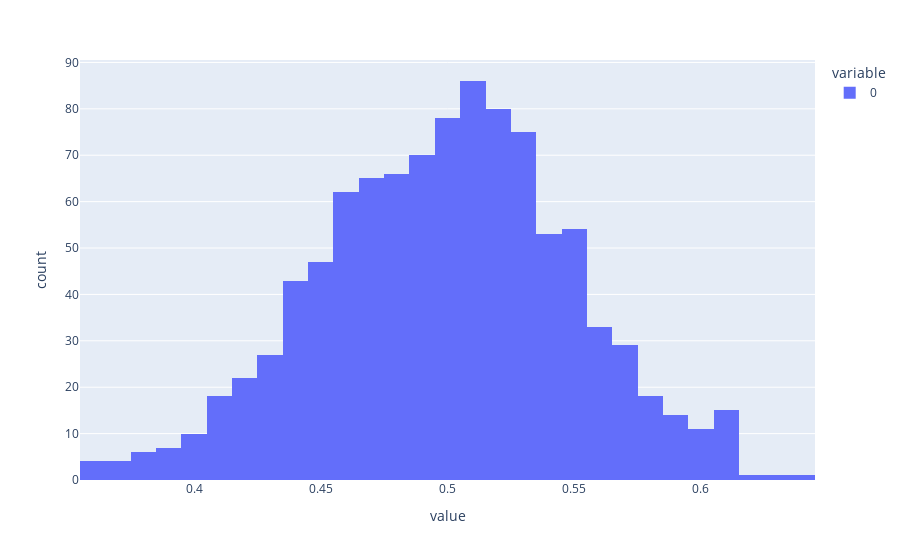

The code cell stored with this chart in its notebook:
### Code cell
import plotly.express as px
fig = px.histogram(means)
fig.show()

### Figure 1 — Plotly figure (JSON) as saved in the notebook; plotly's stock layout.template omitted (floating-point values rounded to 4 significant figures; data arrays with more than 128 entries replaced by an {"elided": "..."} marker saying what was removed)
{"data": [{"alignmentgroup": "True", "bingroup": "x", "hovertemplate": "variable=0<br>value=%{x}<br>count=%{y}<extra></extra>", "legendgroup": "0", "marker": {"color": "#636efa"}, "name": "0", "offsetgroup": "0", "orientation": "v", "showlegend": true, "type": "histogram", "x": {"elided": "1000 float values"}, "xaxis": "x", "yaxis": "y"}], "layout": {"barmode": "relative", "legend": {"title": {"text": "variable"}, "tracegroupgap": 0}, "margin": {"t": 60}, "xaxis": {"anchor": "y", "domain": [0, 1], "title": {"text": "value"}}, "yaxis": {"anchor": "x", "domain": [0, 1], "title": {"text": "count"}}}}
